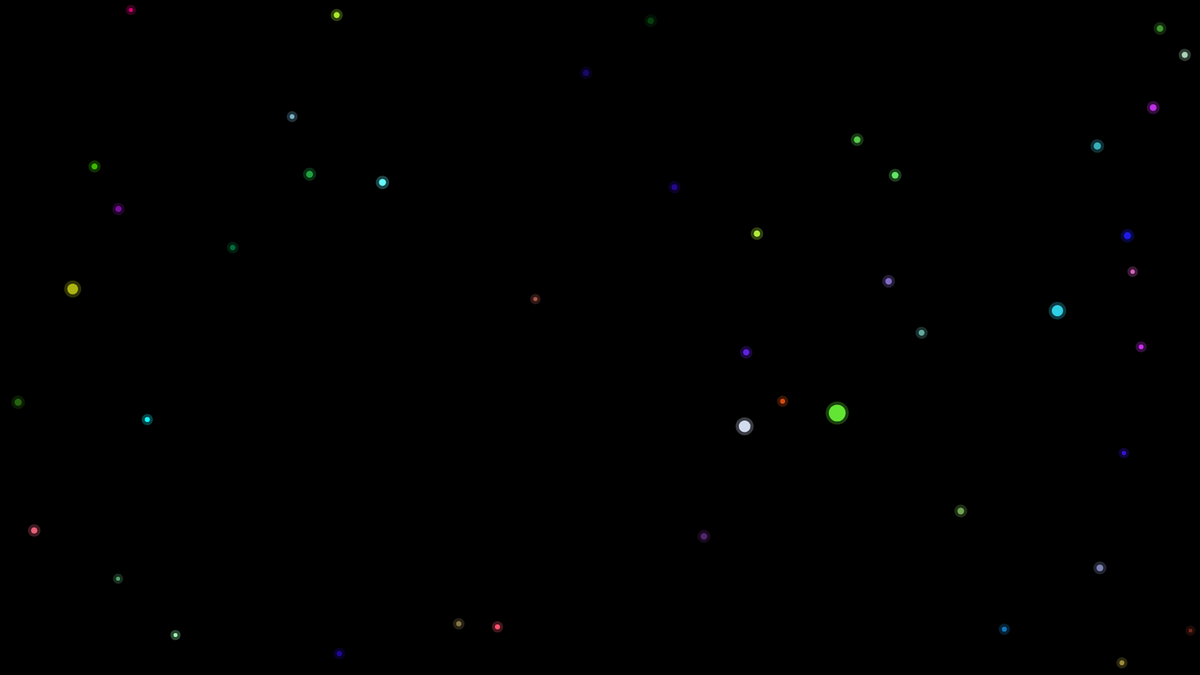
Frame 1 (no input)
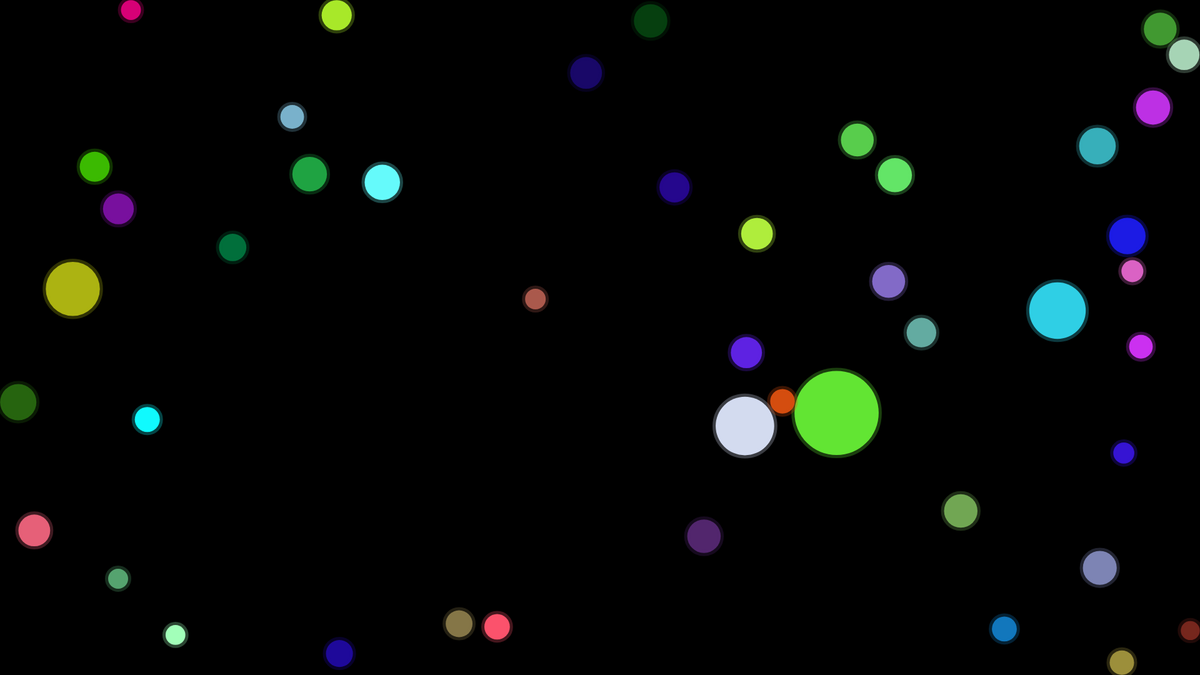
Frame 60 (no input)
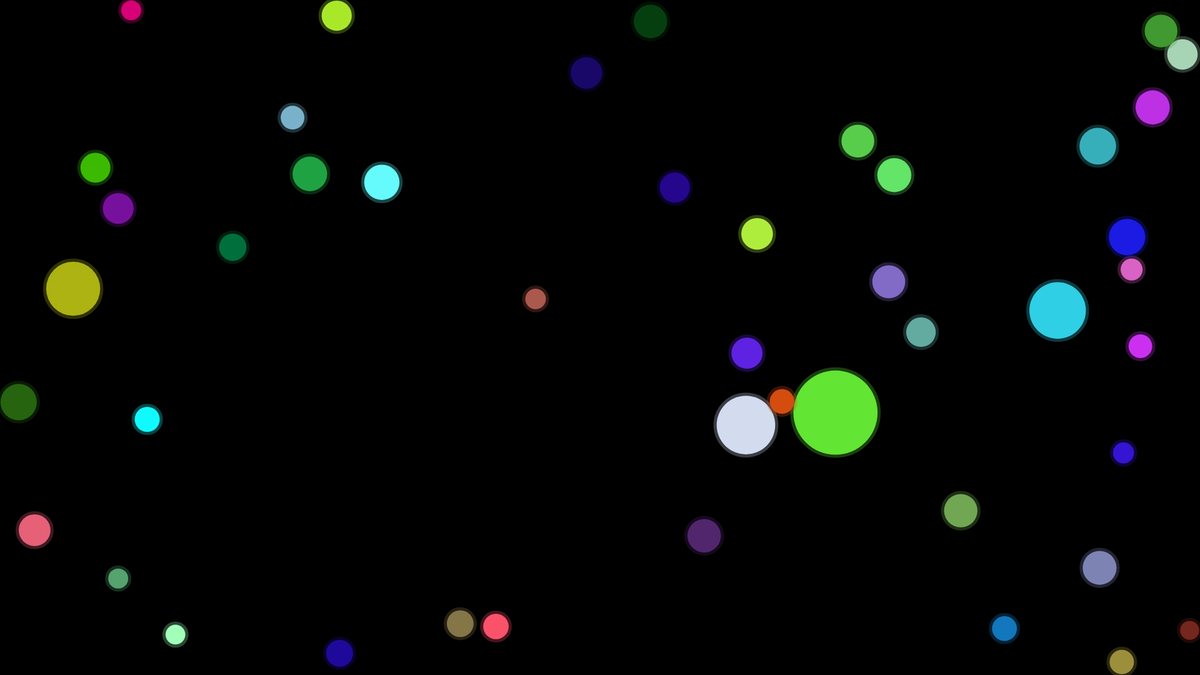
Frame 120 (the mouse pressed at the canvas centre since frame 60)

The p5.js sketch that drew these frames (run headless with seeded random() and noise() and a simulated clock; from frame 60 on, the mouse is pressed at the canvas centre):

// p5.js sketch
// ── sketch.js
var fsxManager;
var gravityConstant;

function setup() {

  createCanvas(1920, 1080);

  fsxManager = new FsxManager();

  gSlider = createSlider(0, 1000, 1);

  for(var i =0; i < 50; i++) {
    x = random(width);
    y = random(height);
    r = random(15, 30);
    color = {r: random(255), g: random(255), b: random(255)};
    fsxManager.createObject(x, y, r, color);
  }
}

function draw() {
  gravityConstant = gSlider.value() / 100;
  background(0);
  fsxManager.update(gravityConstant);
  fsxManager.draw();
}

// ── fsxmanager.js
function FsxManager() {

  this.objects = [];
  this.G = gravityConstant;

  this.createObject = function(x, y, r, color) {
    object = new FsxObject(x, y, r, color);
    this.objects.push(object);
  }

  this.draw = function() {
    for(var i = 0; i < this.objects.length; i++) {
      this.objects[i].draw();
    }
  }

  this.update = function(gravityConstant) {

    this.G = gravityConstant;

    for(var i = 0; i < this.objects.length; i++) {

      if(!this.objects[i].visible) {
        continue;
      }

      for(var j = 0; j < this.objects.length; j++) {

        if(!this.objects[j].visible) {
          continue;
        }

        // F = G * (m1 * m2) /  r^2

        m1 = this.objects[i].mass;
        m2 = this.objects[j].mass;
        distance = p5.Vector.dist(this.objects[j].pos, this.objects[i].pos);

        magnitude = this.G * ((m1 * m2) /  pow(distance, 2));
        force = p5.Vector.sub(this.objects[i].pos, this.objects[j].pos);
        magnitude = constrain(magnitude, 0, 20);
        force.setMag(magnitude);

        if(isFinite(magnitude)) {
          this.objects[j].applyForce(force);
        }

        if(distance <= this.objects[i].r + this.objects[j].r && distance !== 0) {

          var eater;

          if(this.objects[i].r > this.objects[j].r) {
            eater = i;
            gained_radius = this.objects[j].r;
            this.objects[j].visible = false;
          } else {
            eater = j;
            gained_radius = this.objects[i].r;
            this.objects[i].visible = false;
          }

          this.objects[eater].r += gained_radius;
        }

      }


      this.objects[i].update();


    }

  }

  this.applyUniversalForce = function(force) {
    for(var i = 0; i < this.objects.length; i++) {
      this.objects[i].applyForce(force);
    }
  }


}

// ── fsxobject.js
function FsxObject(x, y, r, color) {

  this.r = r;
  this.cur_r = 0;
  this.pos = createVector(x, y);
  this.vel = createVector();
  this.acc = createVector();

  this.visible = true;

  this.color = color;

  this.mass = 2 * PI * this.r;

  this.update = function() {
    this.pos.add(this.vel);
    this.vel.add(this.acc);
    this.acc.setMag(0);

    this.pos.x = constrain(this.pos.x, this.r, width - this.r);
    this.pos.y = constrain(this.pos.y, this.r,  height - this.r);
  };

  this.draw = function() {
    if(this.visible) {
      this.cur_r = lerp(this.cur_r, this.r, 0.2);
      fill(this.color.r, this.color.g, this.color.b);
      strokeWeight(10);
      stroke(this.color.r, this.color.g, this.color.b, 70);
      ellipse(this.pos.x, this.pos.y, this.cur_r*2);
    }
  };

  this.applyForce = function(force) {
    // F = M * A
    // A = F * 1/Ms
    this.acc.add(p5.Vector.mult(force, 1/this.mass));
  };

}
